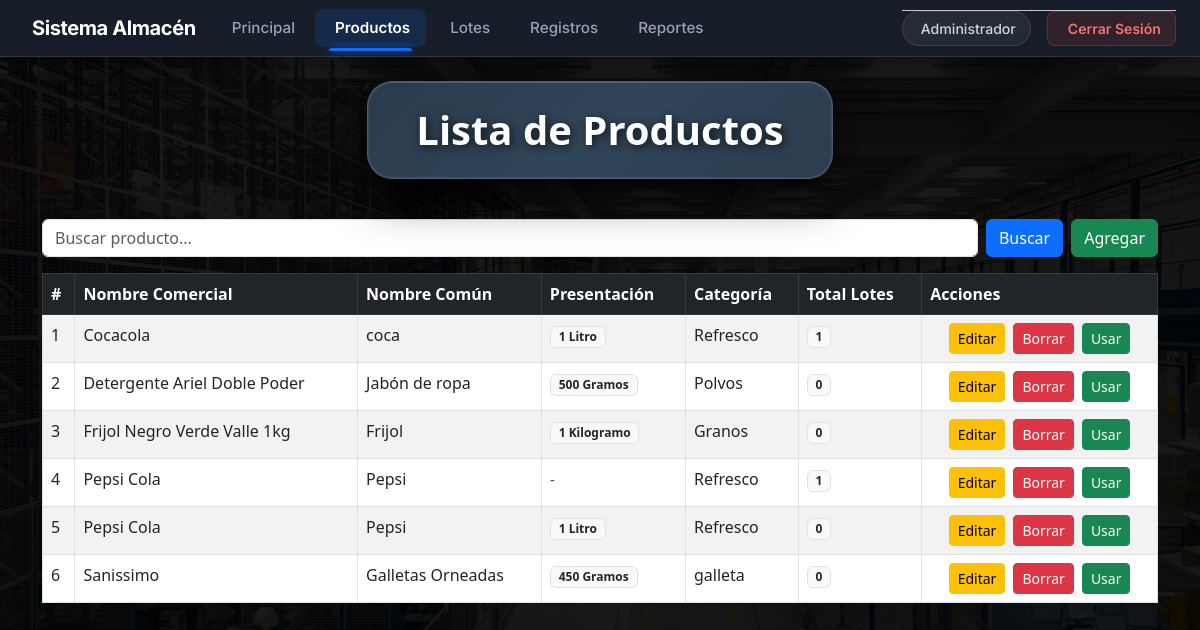
Screenshot of /productos.php (signed in) with the database file from the repository.
### tables this page shows
CREATE TABLE `productos` (
  `id_producto` int NOT NULL,
  `nombre_comercial` varchar(100) NOT NULL,
  `nombre_comun` varchar(100) DEFAULT NULL,
  `presentacion` decimal(10,2) DEFAULT NULL,
  `unidad_id` int DEFAULT NULL,
  `categoria_producto` varchar(100) DEFAULT NULL,
  `estado` tinyint(1) NOT NULL DEFAULT '1'
);

CREATE TABLE `unidad_medida` (
  `id_unidad` int NOT NULL,
  `nombre_unidad` varchar(20) NOT NULL,
  `abreviatura` varchar(20) NOT NULL,
  `estado` tinyint(1) NOT NULL DEFAULT '1'
);

### productos.php (the view, shortened to what this page needs)
<?php
include("common/conexion.php");
$busqueda = "";
$sql = "
SELECT
    p.id_producto,
    p.nombre_comercial,
    p.nombre_comun,
    p.presentacion,
    p.categoria_producto,
    p.estado,
    p.unidad_id,
    u.nombre_unidad,
    IFNULL(COUNT(l.id_lote), 0) AS total_lotes
FROM productos p
LEFT JOIN unidad_medida u
    ON p.unidad_id = u.id_unidad
LEFT JOIN lotes l
    ON p.id_producto = l.producto_id
    AND l.estado = 1
    AND l.cantidad > 0
WHERE p.estado = 1
";
if (!empty($_GET['q'])) {
    $busqueda = $_GET['q'];
    $sql .= "
        AND (
            p.nombre_comercial LIKE ?
            OR p.nombre_comun LIKE ?
            OR p.categoria_producto LIKE ?
        )
    ";
    $sql .= "
        GROUP BY
            p.id_producto,
            p.nombre_comercial,
            p.nombre_comun,
            p.presentacion,
            p.categoria_producto,
            p.estado,
            p.unidad_id,
            u.nombre_unidad
    ";
    $sql .= "
        ORDER BY p.nombre_comercial ASC
    ";
    $stmt = $conn->prepare($sql);
    $like = "%$busqueda%";
    $stmt->bind_param(
        "sss",
        $like,
        $like,
        $like
    );
    $stmt->execute();
    $result = $stmt->get_result();
} else {
    $sql .= "
        GROUP BY
            p.id_producto,
            p.nombre_comercial,
            p.nombre_comun,
            p.presentacion,
            p.categoria_producto,
            p.estado,
            p.unidad_id,
            u.nombre_unidad
    ";
    $sql .= "
        ORDER BY p.nombre_comercial ASC
    ";
    $result = $conn->query($sql);
}
?>
<!DOCTYPE html>
<html lang="es">
<head>
    <link rel="stylesheet"
          href="css/bootstrap.min.css">
    <link rel="stylesheet"
          href="css/registro.css">
</head>
<body>
<?php include("navbar.php"); ?>
<div class="container py-4">
    <div class="titulo-contenedor">
        <h2>
            Lista de Productos
        </h2>
        <br>
    </div>
    <form method="get"
          class="d-flex mb-3">
        <input type="text"
               name="q"
               class="form-control me-2"
               placeholder="Buscar producto..."
               value="<?= htmlspecialchars($busqueda) ?>">
        <button class="btn btn-primary">
            Buscar
        </button>
        <button type="button"
                class="btn btn-success ms-2"
                data-bs-toggle="modal"
                data-bs-target="#modalAgregarProducto">
            Agregar
        </button>
    </form>
    <table class="table table-bordered table-striped">
        <thead class="table-dark">
            <tr>
                <th>
                    #
                </th>
                <th>
                    Nombre Comercial
                </th>
                <th>
                    Nombre Común
                </th>
                <th>
                    Presentación
                </th>
                <th>
                    Categoría
                </th>
                <th>
                    Total Lotes
                </th>
                <th>
                    Acciones
                </th>
            </tr>
        </thead>
        <tbody>
        <?php if ($result && $result->num_rows > 0): ?>
            <?php
            $num = 1;
            while ($row = $result->fetch_assoc()):
            ?>
            <tr>
                <td>
                    <?= $num++ ?>
                </td>
                <td>
                    <?= htmlspecialchars(
                        $row['nombre_comercial']
                    ) ?>
                </td>
                <td>
                    <?= htmlspecialchars(
                        $row['nombre_comun']
                    ) ?>
                </td>
                <td>
                    <?php if ($row['presentacion'] !== null): ?>
                        <?php
                        $presentacion =
                            rtrim(
                                rtrim(
                                    number_format(
                                        $row['presentacion'],
                                        2,
                                        '.',
                                        ''
                                    ),
                                    '0'
                                ),
                                '.'
                            );
                        ?>
                        <span class="badge bg-light text-dark border">
                            <?= htmlspecialchars($presentacion) ?>
                            <?= htmlspecialchars(
                                $row['nombre_unidad'] ?? ''
                            ) ?>
                        </span>
                    <?php else: ?>
                        <span class="text-muted">
                            -
                        </span>
                    <?php endif; ?>
                </td>
                <td>
                    <?= htmlspecialchars(
                        $row['categoria_producto']
                    ) ?>
                </td>
                <td>
                    <span class="badge bg-light text-dark border">
                        <?= $row['total_lotes'] ?>
                    </span>
                </td>
                <td>
                    <div class="d-flex justify-content-center gap-2">
                        <button class="btn btn-warning btn-sm"
                                data-bs-toggle="modal"
                                data-bs-target="#modalEditar<?= $row['id_producto'] ?>">
                            Editar
                        </button>
                        <button type="button"
                                class="btn btn-danger btn-sm"
                                data-bs-toggle="modal"
                                data-bs-target="#modalInactivarProducto"
                                data-id="<?= $row['id_producto'] ?>"
                                data-nombre="<?= htmlspecialchars(
                                    $row['nombre_comercial'],
                                    ENT_QUOTES
                                ) ?>">
                            Borrar
                        </button>
                        <button type="button"
                                class="btn btn-success btn-sm"
                                data-bs-toggle="modal"
                                data-bs-target="#modalUsarProducto"
                                onclick="cargarProducto(
                                    <?= $row['id_producto'] ?>,
                                    '<?= htmlspecialchars(
                                        $row['nombre_comercial'],
                                        ENT_QUOTES
                                    ) ?>'
                                )">
                            Usar
                        </button>
                    </div>
                </td>
            </tr>
            <?php endwhile; ?>
        <?php endif; ?>
        </tbody>
    </table>
</div>
</body>
</html>

### css/registro.css (style rules this page uses)
body { background-image: linear-gradient(rgba(0,0,0,0.9), rgba(0,0,0,0.9)), url('../imagenes/fondoPrin.jpg'); background-size: cover; background-repeat: no-repeat; background-position: center; background-attachment: fixed; }
.titulo-contenedor { background: linear-gradient(135deg, rgba(44, 62, 80, 0.95) 0%, rgba(52, 73, 94, 0.95) 50%, rgba(44, 62, 80, 0.98) 100%); backdrop-filter: blur(15px); border: 1px solid rgba(255, 255, 255, 0.15); border-radius: 25px; padding: 1.5rem 3rem; margin: 0 auto 2.5rem auto; text-align: center; box-shadow: 0 20px 45px rgba(0, 0, 0, 0.6), 0 5px 15px rgba(0, 0, 0, 0.4), inset 0 1px 0 rgba(255, 255, 255, 0.1); display: flex; justify-content: center; align-items: center; width: fit-content; max-width: 90%; position: relative; overflow: hidden; }
.titulo-contenedor::before { content: ''; position: absolute; top: 0; left: 0; right: 0; bottom: 0; border-radius: 25px; box-shadow: inset 0 0 0 1px rgba(255, 255, 255, 0.08); pointer-events: none; }
.titulo-contenedor h2 { color: white; font-weight: 700; text-shadow: 2px 2px 10px rgba(0,0,0,0.7); margin: 0; font-size: 2.5rem; text-align: center; }

### rows the page displays
productos: nombre_comercial "Cocacola", nombre_comun "coca", presentacion "1", unidad.nombre_unidad "Litro", categoria_producto "Refresco", total_lotes "1"
productos: nombre_comercial "Detergente Ariel Doble Poder", nombre_comun "Jabón de ropa", presentacion "500", unidad.nombre_unidad "Gramos", categoria_producto "Polvos", total_lotes "0"
productos: nombre_comercial "Frijol Negro Verde Valle 1kg", nombre_comun "Frijol", presentacion "1", unidad.nombre_unidad "Kilogramo", categoria_producto "Granos", total_lotes "0"
productos: nombre_comercial "Pepsi Cola", nombre_comun "Pepsi", categoria_producto "Refresco", total_lotes "1"
productos: nombre_comercial "Pepsi Cola", nombre_comun "Pepsi", presentacion "1", unidad.nombre_unidad "Litro", categoria_producto "Refresco", total_lotes "0"
productos: nombre_comercial "Sanissimo", nombre_comun "Galletas Orneadas", presentacion "450", unidad.nombre_unidad "Gramos", categoria_producto "galleta", total_lotes "0"

### other values shown
$_SESSION['nombre'] "Administrador"
